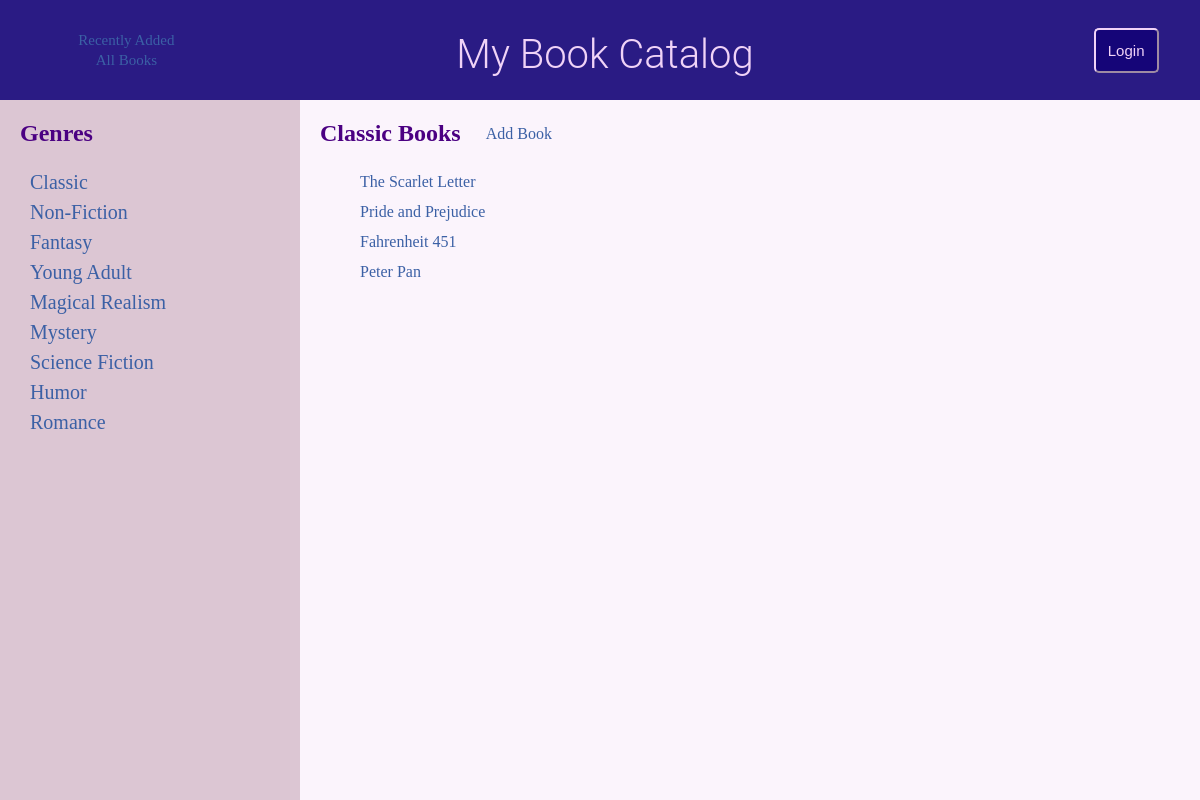
The page /genre/classic on the database its author committed.
### database_setup.py (models this page shows, shortened)
class Book(Base):
    __tablename__ = 'book'
    id = Column(Integer, primary_key=True)
    title = Column(String(250), nullable=False)
    urlSafeTitle = Column(String(250))
    author = Column(String(250))
    description = Column(String(500))
    genre = Column(String(250))
    user_id = Column(Integer, ForeignKey('user.id'))
    user = relationship(User)

### application.py (the view)
@app.route('/genre/<book_genre>')
def showGenreBooks(book_genre):
    editGenre = book_genre.replace('-', ' ').title()
    genreBooks = session.query(Book).filter(Book.genre == book_genre)
    return render_template('listBooks.html', book_type=editGenre,
                           books=genreBooks)

### templates/listBooks.html (shortened to what this page needs)
{% extends "main.html" %}
{% block content %}
{% include "header.html" %}
<div class="main-and-sidebar-wrapper">
	<aside class="sidebar">
		<div class="genres">
			{% include "genres.html" %}
		</div>
	</aside>
	<section class="main">
		<div class="page-headers">
			<h2 class="book-header">{{book_type}} Books</h2>
			<a class="add-book-link" href="{{url_for('addBook')}}">Add Book</a>
		</div>
		<ul class="books-list">
			{% for book in books %}
				<li><a href="{{url_for('showBookInfo', book_title = book.urlSafeTitle, book_id = book.id)}}">
					{{book.title}}
				</a></li>
			{% endfor %}
		</ul>
	</section>
</div>
{% endblock %}

### static/styles.css (style rules this page uses)
a { color: #3b60a5; text-decoration: none; }
html { box-sizing: border-box; }
*, *::before, *::after { box-sizing: inherit; }
body, html { height: 100%; width: 100%; margin: 0; padding: 0; }
body { font-family: Arial Rounded MT Bold; margin-left: auto; margin-right: auto; background-color: #fbf4fc; }
.main-and-sidebar-wrapper { display: flex; flex-direction: row; height: 88vh; }
.sidebar { flex: 1; max-width: 300px; padding-left: 20px; background-color: #dcc6d3; }
.main { flex: 3; padding-left: 20px; }
.page-headers { display: flex; flex-direction: row; }
.add-book-link { margin-left: 25px; margin-top: 25px; }
.book-header { color: #4B0082; }
.books-list { list-style: none; line-height: 30px; margin-top: 0; }

### rows shown on the page
Book: title "The Scarlet Letter"
Book: title "Pride and Prejudice"
Book: title "Fahrenheit 451"
Book: title "Peter Pan"

### other values the page prints
{{ book_type }} "Classic"
